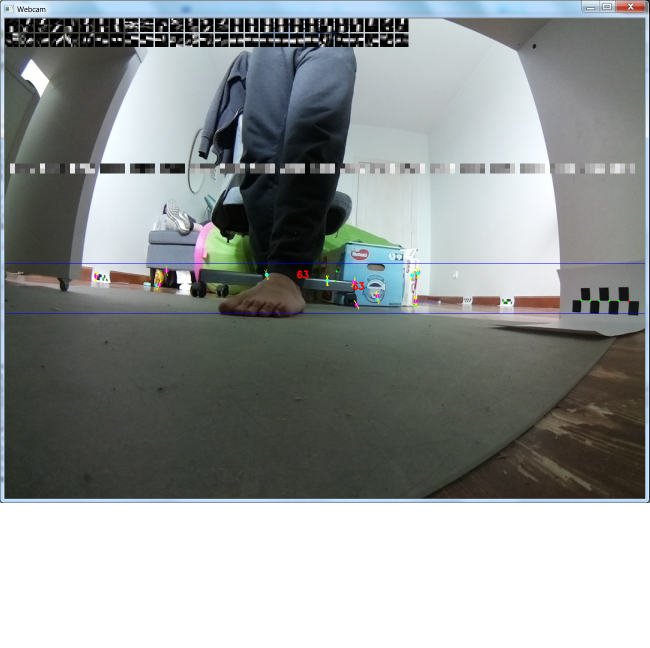
#> input picture real_example_of_detection_all_lost_2020_04_29.png, 1299 x 1295 px (shown at 1/2 size)
$ python -i code_detector_2020_08_24.py   (imports and definitions only)   (older library calls are emulated)
#> lines starting #> are read from the running program, lines starting #| are printed output that depends on the picture
#> further down, picture is the input picture: shape (1295, 1299, 3); mean B, G, R 148, 148.7, 144.2
import numpy as np
import cv2

IS_UPSIDEDOWN = True

WIDTH = 1280
HEIGHT = 960

y1_strip = 460
y2_strip = 570

KERNEL_SIZE_GAP = 0
KERNEL_SIZE_SQUARE = 2

CODE_SHAPE = (2, 7)
code_binary_length = (CODE_SHAPE[1] - 4) * CODE_SHAPE[0] + 2
code_binary_bases = 2 ** np.arange(code_binary_length - 2 - 1, -1, -1)

GRADIENT_SIZE = 1
gradient_size_full = 2 * GRADIENT_SIZE + 1

kernel_gradient_x = np.zeros((1,gradient_size_full), np.float32)
kernel_gradient_x[0, 0] = -1.0
kernel_gradient_x[0, -1] = 1.0

kernel_gradient_y = np.zeros((gradient_size_full, 1), np.float32)
kernel_gradient_y[0, 0] = -1.0
kernel_gradient_y[-1, 0] = 1.0


SQURE_CHECK_Y_MARGIN_2 = 4
CODE_CUTTED_UNDISTORTED_SHAPE = (100, 2* SQURE_CHECK_Y_MARGIN_2 + 1)

# [1 line not run here, left out]

#FILTERED_THRESHOLD = 670.0
# [1 line that did not run here, left out]

#REGION_SIZE = 4
# [1 line that did not run here, left out]

#GRADIENT_TRHESHOLD_RELATIVE = 0.3
# [1 line that did not run here, left out]

#STD_TRESHOLD = 2.0
# [1 line that did not run here, left out]

#FLATNESS_TRHESHOLD = 1.0
# [1 line that did not run here, left out]


#STRIP_SIZE_RELATIVE = 1.5
# [1 line that did not run here, left out]

#CENTER_REMOVE_SIZE = 1.0
# [1 line that did not run here, left out]


#SIGNAL_STRENGTH_THRESHOLD = 10.0
# [1 line that did not run here, left out]


#DIRECTIONS_ANGLE_DIFF_THRESHOLD_DEGREES = 30
# [1 line that did not run here, left out]

#PERPENDICULAR_DISTANCE_THRESHOLD = 1.5
# [1 line that did not run here, left out]

#POINTS_GAP_SIZE_RELATIVE = 0.1
#POINTS_GAP_SIZE_RELATIVE = 0.1 * x[10] / 0.5
# [1 line that did not run here, left out]
# 1.3 - code_size_max = 110, distance_min = 1m

#CODE_INCLINING_THRESHOLD_DEGREES = 30
# [1 line that did not run here, left out]

#CODE_INCLINING_DIRECTION_THRESHOLD_DEGREES = 60
# [1 line that did not run here, left out]

#IS_KERNEL_SHRINKED = x[13] > 0.5
#print('IS_KERNEL_SHRINKED =', IS_KERNEL_SHRINKED) # IS_KERNEL_SHRINKED = False


# [1 line that did not run here, left out]
# [1 line that did not run here, left out]
# [1 line that did not run here, left out]
# [1 line that did not run here, left out]

kernel_size_square_2 = KERNEL_SIZE_SQUARE ** 2


# [1 line that did not run here, left out]
# [1 line that did not run here, left out]
# [1 line that did not run here, left out]
# [1 line that did not run here, left out]
# [1 line that did not run here, left out]

kernel_size = 2 * KERNEL_SIZE_GAP + 1 + 2 * KERNEL_SIZE_SQUARE
kernel = np.zeros((kernel_size, kernel_size), np.float32)
kernel[0: KERNEL_SIZE_SQUARE, 0: KERNEL_SIZE_SQUARE] = -1.0
kernel[0: KERNEL_SIZE_SQUARE, -KERNEL_SIZE_SQUARE:] = 1.0
kernel[-KERNEL_SIZE_SQUARE:, 0: KERNEL_SIZE_SQUARE] = 1.0
kernel[-KERNEL_SIZE_SQUARE:, -KERNEL_SIZE_SQUARE:] = -1.0

# [110 lines left out: functions check_gradient, vector_down, not called in this run]

def detect_codes(frame):
    x_detected_all = []
    y_detected_all = []
    code_detected_all = []
    code_size_all = []
    x_detected_pairs_all = []
    y_detected_pairs_all = []


    frame = frame[y1_strip: y2_strip, :]
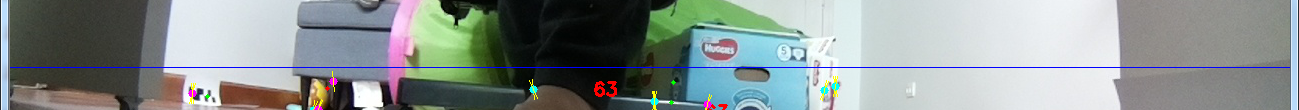
#> frame: shape (110, 1299, 3); mean of channels 0, 1, 2 145.1, 146.6, 138.3; drawn as B, G, R


    frame_orig = np.copy(frame)

    frame_orig_gray = cv2.cvtColor(frame_orig, cv2.COLOR_BGR2GRAY)
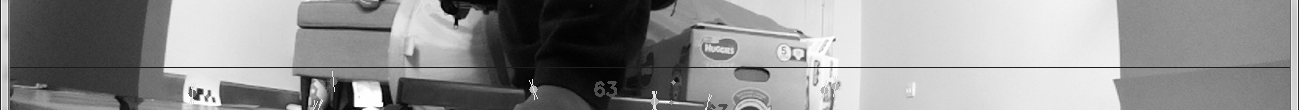
#> frame_orig_gray: shape (110, 1299); min 1, max 255, mean 144
    image_gray = cv2.cvtColor(frame, cv2.COLOR_BGR2GRAY)

    image_filtered = cv2.filter2D(image_gray, cv2.CV_32F, kernel)
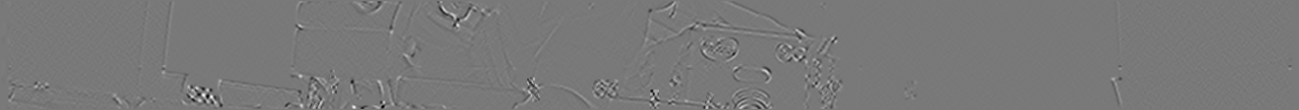
#> image_filtered: shape (110, 1299) float32; min -930, max 1026, mean 0; drawn with min black and max white
    image_filtered_abs = np.abs(image_filtered)
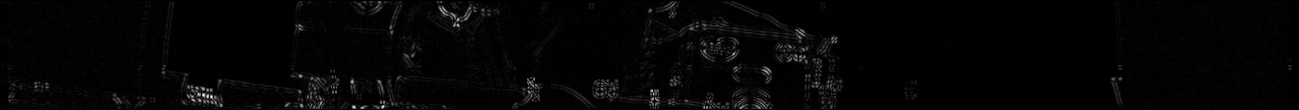
#> image_filtered_abs: shape (110, 1299) float32; min 0, max 1026, mean 21; drawn with min black and max white
#> (the run stopped early here; a loop or call above may not have finished)
